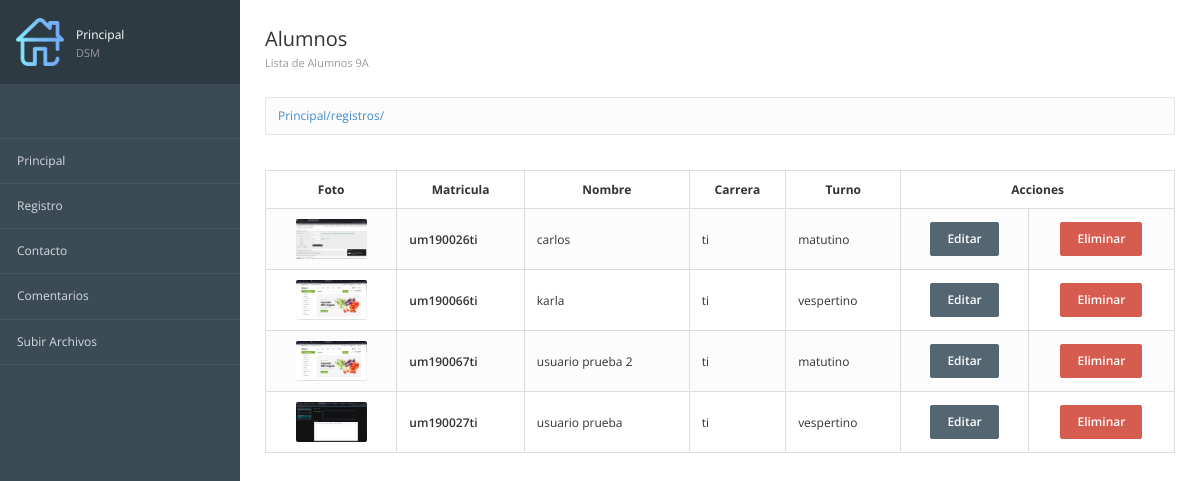
/registros/, run on the app's committed database.
### registros/models.py (models this page shows, shortened)
class Alumnos(models.Model): #Define la estructura de nuestra tabla
    id = models.AutoField(primary_key=True,verbose_name="id")
    matricula = models.CharField(max_length=12,verbose_name="Matrícula") #texto corto
    nombre = models.TextField() #Texto largo
    carrera = models.TextField()
    turno = models.CharField(max_length=10)
    imagen = models.ImageField(null=True,upload_to="fotos",verbose_name="Fotografía")
    created = models.DateField(auto_now_add=True) #Fecha y tiempo
    updated = models.DateField(auto_now_add=True) #Fecha y tiempo
    class Meta:
        verbose_name = "Alumno"
        verbose_name_plural = "Alumnos"
        ordering = ["-created"]

### registros/views.py (the view)
# urls.py: path('',views_registros.registros, name="Principal"),
def registros(request):
    alumnos=Alumnos.objects.all()
    return render(request,"registros/principal.html",{'alumnos':alumnos})

### registros/templates/registros/principal.html (shortened to what this page needs)
{%extends "inicio/encabezado.html"%}
{%load static%}
{%block imagen%}
{%static 'inicio/images/home.png'%}
{%endblock%}
{%block tituloMenu%}Principal
<span>DSM</span>
{%endblock%}
{%block Encabezado%}
<div class="page-header">
  <div class="page-title">
    <h3>Alumnos<br>
      <small>Lista de Alumnos 9A</small></h3>
  </div>
</div>
{%endblock%}
{% block contenido%}
<table class="table table-bordered table-striped">
  <thead>
    <tr>
      <th style="text-align:center;">Foto</th>
      <th style="text-align:center;">Matricula</th>
      <th style="text-align:center;">Nombre</th>
      <th style="text-align:center;">Carrera</th>
      <th style="text-align:center;">Turno</th>
      <th colspan="2" style="text-align:center;">Acciones</th>
    </tr>
  </thead>
  <tbody>
    {% for alumno in alumnos %}
    <tr>
      <td class="text-center">
        <img src="{{alumno.imagen.url}}" alt="" class="img-media" />
      </td>
      <td class="text-semibold">{{alumno.matricula}}</td>
      <td class="muted">{{alumno.nombre}}</td>
      <td class="muted">{{alumno.carrera}}</td>
      <td class="muted">{{alumno.turno}}</td>
      <td class="text-center"><a href="{%url 'consultarAlumno' alumno.id%}"  class="btn btn-primary" >Editar</a></td>
      <td class="text-center"><a href="{%url 'EliminarAlumno' alumno.id%}"  class="btn btn-danger" >Eliminar</a></td>
    </tr>
    {% endfor %}
  </tbody>
</table>
{%endblock%}

### inicio/static/inicio/css/londinium-theme.css (style rules this page uses)
.panel-toolbar:after, .page-header:after, .header-bar-stats .page-stats li:after, .panel-heading:after { content: ""; display: table; clear: both; }
html { height: 100%; }
body { font-family: 'Open Sans', sans-serif; font-size: 12px; position: relative; min-height: 100%; }
a { cursor: pointer; }
h1, h2, h3, h4, h5, h6, .h1, .h2, .h3, .h4, .h5, .h6 { font-weight: 600; line-height: 1.42857143; margin-top: 0; }
h3, .h3 { font-size: 20px; }
.text-semibold { font-weight: 600; }
.img-media { height: 40px; border-radius: 2px; }
.page-header { padding: 0; margin: 0; position: relative; border: 0; }
.page-header small { display: block; font-size: 11px; color: #999; margin: 8px 0 0 0; }
.page-title { float: left; }
.page-title h3 { padding: 29px 0; margin: 0; font-weight: 400; line-height: 20px; }
.btn { padding: 7px 16px 8px 16px; font-size: 12px; font-weight: 600; border-radius: 2px; -webkit-border-radius: 2px; -moz-border-radius: 2px; -webkit-user-select: none; -moz-user-select: none; -ms-user-select: none; -o-user-select: none; user-select: none; }
.btn-primary { background-color: #546672; border-color: #546672; }
.btn-danger { background-color: #D65C4F; border-color: #D65C4F; }
.table { margin-bottom: 0; }
.table > thead > tr > th { border-bottom-width: 1px; outline: 0; }
.table > thead > tr > th, .table > tbody > tr > th, .table > tfoot > tr > th, .table > thead > tr > td, .table > tbody > tr > td, .table > tfoot > tr > td { vertical-align: middle; padding: 10px 12px; }
.table-striped > tbody > tr:nth-child(odd) > td, .table-striped > tbody > tr:nth-child(odd) > th, .table-hover > tbody > tr:hover > td, .table-hover > tbody > tr:hover > th { background-color: #fcfcfc; }

### data on the page
Alumnos: imagen (picture), matricula "um190026ti", nombre "carlos", carrera "ti", turno "matutino"
Alumnos: imagen (picture), matricula "um190066ti", nombre "karla", carrera "ti", turno "vespertino"
Alumnos: imagen (picture), matricula "um190067ti", nombre "usuario prueba 2", carrera "ti", turno "matutino"
Alumnos: imagen (picture), matricula "um190027ti", nombre "usuario prueba", carrera "ti", turno "vespertino"

### other printed values
{{ request.path }} "/registros/"
